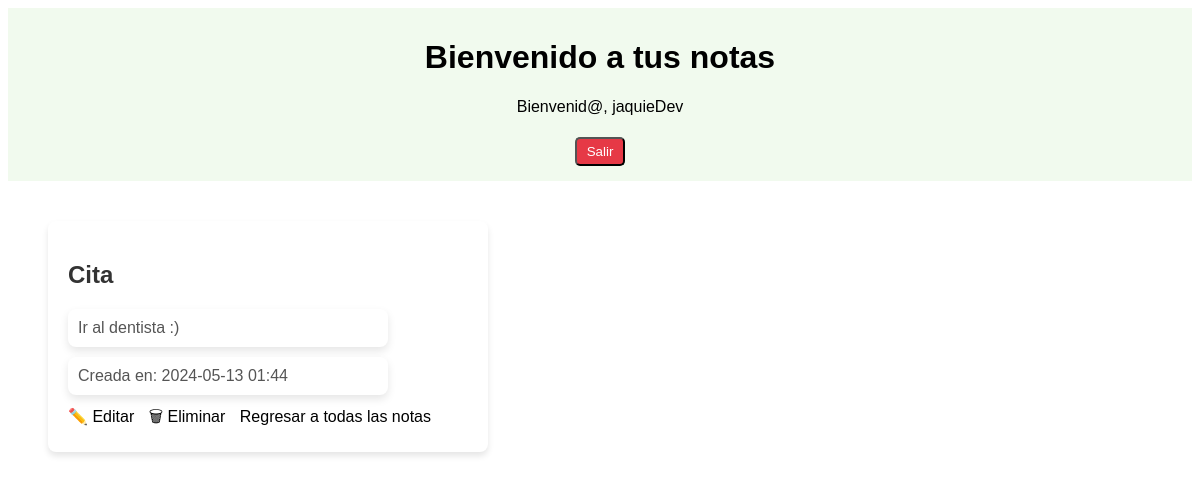
The page /mynotes/6/ (signed in) on the database its author committed.
### mynotes/models.py (models this page shows, shortened)
class Note(models.Model):
    user = models.ForeignKey(User, on_delete=models.CASCADE, related_name='notes')
    title = models.CharField(max_length=200)
    content = models.TextField()
    creation_date = models.DateTimeField(auto_now_add=True)

### mynotes/views.py (the view)
# urls.py: path('<int:pk>/', views.NoteDetailView.as_view(), name='note_detail'),
class NoteDetailView(LoginRequiredMixin, generic.DetailView):
    model = Note
    template_name = 'mynotes/note_detail.html'
    def get_queryset(self):
        return Note.objects.filter(user=self.request.user)

### mynotes/templates/mynotes/note_detail.html
{% extends "base.html" %}
{% block content %}
<div class="note-card">
    <h2 id="noteTitle">{{ note.title }}</h2>
    <p id="noteContent">{{ note.content }}</p>
    <p id="noteDate">Creada en: {{ note.creation_date|date:"Y-m-d H:i" }}</p>
    <a class="favorite-btn" href="{% url 'mynotes:note_edit' pk=note.pk %}">✏️ Editar</a>
    <a class="delete-btn" href="{% url 'mynotes:note_delete' pk=note.pk %}">🗑 Eliminar</a>
    <a class="favorite-btn" href="{% url 'mynotes:note_list' %}">Regresar a todas las notas</a>
</div>
{% endblock %}

### mynotes/templates/base.html (shortened to what this page needs)
<!DOCTYPE html>
<html lang="en">
<head>
    {% load static %}
    <link rel="stylesheet" href="{% static 'notas/styles.css' %}">
</head>
<body>
    <header>
        <h1>Bienvenido a tus notas</h1>
        {% if user.is_authenticated %}
        <p>Bienvenid@, {{ user.username }}</p>
        {% endif %}
        <form action="{% url 'logout' %}" method="post">
        <button class="logout" type="submit">Salir</button>
    </form>
    </header>
    <main>
        {% block content %}{% endblock %}
    </main>
</body>
</html>

### mynotes/static/notas/styles.css (style rules this page uses)
body { font-family: Arial, sans-serif; display: block; }
header { background: #F1FAEE; padding: 10px; text-align: center; }
main { padding: 20px; }
a { text-decoration: none; color: black; margin-right: 10px; }
form > button { margin-top: 10px; }
.note-card { background-color: #fff; border-radius: 8px; box-shadow: 0 4px 6px rgba(0, 0, 0, 0.1); padding: 20px; margin: 20px; width: 400px; display: inline-block; vertical-align: top; }
.favorite-btn, .delete-btn { border: none; background: none; cursor: pointer; font-size: 16px; }
.logout { background-color: #E63946; color: white; padding: 5px 10px 5px 10px; border-radius: 5px; margin: 5px; }
#noteTitle { font-size: 24px; color: #333; margin-top: 20px; }
#noteContent, #noteDate { font-size: 16px; color: #555; width: 300px; text-align: left; background-color: #ffffff; padding: 10px; border-radius: 8px; box-shadow: 0 4px 8px rgba(0, 0, 0, 0.1); margin: 10px 0; }

### rows shown on the page
Note: title "Cita", content "Ir al dentista :)", creation_date "2024-05-13 01:44"

### other values the page prints
{{ user.username }} "jaquieDev"
